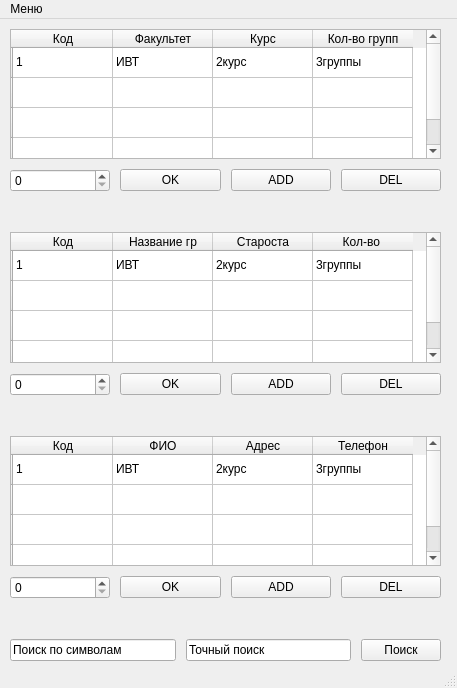
<?xml version="1.0" encoding="UTF-8"?>
<ui version="4.0">
 <class>MainWindow</class>
 <widget class="QMainWindow" name="MainWindow">
  <property name="geometry">
   <rect>
    <x>0</x>
    <y>0</y>
    <width>457</width>
    <height>688</height>
   </rect>
  </property>
  <property name="windowTitle">
   <string>MainWindow</string>
  </property>
  <widget class="QWidget" name="centralwidget">
   <widget class="QWidget" name="verticalLayoutWidget_2">
    <property name="geometry">
     <rect>
      <x>10</x>
      <y>10</y>
      <width>431</width>
      <height>632</height>
     </rect>
    </property>
    <layout class="QVBoxLayout" name="verticalLayout_3">
     <property name="spacing">
      <number>10</number>
     </property>
     <item>
      <layout class="QVBoxLayout" name="verticalLayout">
       <property name="spacing">
        <number>20</number>
       </property>
      </layout>
     </item>
     <item>
      <layout class="QVBoxLayout" name="verticalLayout_8">
       <item>
        <widget class="QTableWidget" name="tableWidget_5">
         <row>
          <property name="text">
           <string/>
          </property>
         </row>
         <row>
          <property name="text">
           <string/>
          </property>
         </row>
         <row>
          <property name="text">
           <string/>
          </property>
         </row>
         <row>
          <property name="text">
           <string/>
          </property>
         </row>
         <column>
          <property name="text">
           <string>Код</string>
          </property>
         </column>
         <column>
          <property name="text">
           <string>Факультет</string>
          </property>
         </column>
         <column>
          <property name="text">
           <string>Курс</string>
          </property>
         </column>
         <column>
          <property name="text">
           <string>Кол-во групп</string>
          </property>
         </column>
         <item row="0" column="0">
          <property name="text">
           <string>1</string>
          </property>
         </item>
         <item row="0" column="1">
          <property name="text">
           <string>ИВТ</string>
          </property>
         </item>
         <item row="0" column="2">
          <property name="text">
           <string>2курс</string>
          </property>
         </item>
         <item row="0" column="3">
          <property name="text">
           <string>3группы</string>
          </property>
         </item>
         <item row="1" column="0">
          <property name="text">
           <string/>
          </property>
         </item>
        </widget>
       </item>
       <item>
        <layout class="QVBoxLayout" name="verticalLayout_9">
         <item>
          <layout class="QHBoxLayout" name="horizontalLayout_6">
           <property name="bottomMargin">
            <number>30</number>
           </property>
           <item>
            <widget class="QSpinBox" name="spinBox_4"/>
           </item>
           <item>
            <widget class="QPushButton" name="pushButton_11">
             <property name="text">
              <string>OK</string>
             </property>
            </widget>
           </item>
           <item>
            <widget class="QPushButton" name="pushButton_12">
             <property name="text">
              <string>ADD</string>
             </property>
            </widget>
           </item>
           <item>
            <widget class="QPushButton" name="pushButton_13">
             <property name="text">
              <string>DEL</string>
             </property>
            </widget>
           </item>
          </layout>
         </item>
        </layout>
       </item>
      </layout>
     </item>
     <item>
      <layout class="QVBoxLayout" name="verticalLayout_5">
       <item>
        <widget class="QTableWidget" name="tableWidget_4">
         <row>
          <property name="text">
           <string/>
          </property>
         </row>
         <row>
          <property name="text">
           <string/>
          </property>
         </row>
         <row>
          <property name="text">
           <string/>
          </property>
         </row>
         <row>
          <property name="text">
           <string/>
          </property>
         </row>
         <column>
          <property name="text">
           <string>Код</string>
          </property>
         </column>
         <column>
          <property name="text">
           <string>Название гр</string>
          </property>
         </column>
         <column>
          <property name="text">
           <string>Староста</string>
          </property>
         </column>
         <column>
          <property name="text">
           <string>Кол-во </string>
          </property>
         </column>
         <item row="0" column="0">
          <property name="text">
           <string>1</string>
          </property>
         </item>
         <item row="0" column="1">
          <property name="text">
           <string>ИВТ</string>
          </property>
         </item>
         <item row="0" column="2">
          <property name="text">
           <string>2курс</string>
          </property>
         </item>
         <item row="0" column="3">
          <property name="text">
           <string>3группы</string>
          </property>
         </item>
         <item row="1" column="0">
          <property name="text">
           <string/>
          </property>
         </item>
        </widget>
       </item>
       <item>
        <layout class="QVBoxLayout" name="verticalLayout_6">
         <item>
          <layout class="QHBoxLayout" name="horizontalLayout_5">
           <property name="bottomMargin">
            <number>30</number>
           </property>
           <item>
            <widget class="QSpinBox" name="spinBox_3"/>
           </item>
           <item>
            <widget class="QPushButton" name="pushButton_8">
             <property name="text">
              <string>OK</string>
             </property>
            </widget>
           </item>
           <item>
            <widget class="QPushButton" name="pushButton_9">
             <property name="text">
              <string>ADD</string>
             </property>
            </widget>
           </item>
           <item>
            <widget class="QPushButton" name="pushButton_10">
             <property name="text">
              <string>DEL</string>
             </property>
            </widget>
           </item>
          </layout>
         </item>
        </layout>
       </item>
      </layout>
     </item>
     <item>
      <layout class="QVBoxLayout" name="verticalLayout_7">
       <item>
        <widget class="QTableWidget" name="tableWidget_3">
         <row>
          <property name="text">
           <string/>
          </property>
         </row>
         <row>
          <property name="text">
           <string/>
          </property>
         </row>
         <row>
          <property name="text">
           <string/>
          </property>
         </row>
         <row>
          <property name="text">
           <string/>
          </property>
         </row>
         <column>
          <property name="text">
           <string>Код</string>
          </property>
         </column>
         <column>
          <property name="text">
           <string>ФИО</string>
          </property>
         </column>
         <column>
          <property name="text">
           <string>Адрес</string>
          </property>
         </column>
         <column>
          <property name="text">
           <string>Телефон</string>
          </property>
         </column>
         <item row="0" column="0">
          <property name="text">
           <string>1</string>
          </property>
         </item>
         <item row="0" column="1">
          <property name="text">
           <string>ИВТ</string>
          </property>
         </item>
         <item row="0" column="2">
          <property name="text">
           <string>2курс</string>
          </property>
         </item>
         <item row="0" column="3">
          <property name="text">
           <string>3группы</string>
          </property>
         </item>
         <item row="1" column="0">
          <property name="text">
           <string/>
          </property>
         </item>
        </widget>
       </item>
       <item>
        <layout class="QHBoxLayout" name="horizontalLayout_4">
         <property name="bottomMargin">
          <number>30</number>
         </property>
         <item>
          <widget class="QSpinBox" name="spinBox_2"/>
         </item>
         <item>
          <widget class="QPushButton" name="pushButton_5">
           <property name="text">
            <string>OK</string>
           </property>
          </widget>
         </item>
         <item>
          <widget class="QPushButton" name="pushButton_6">
           <property name="text">
            <string>ADD</string>
           </property>
          </widget>
         </item>
         <item>
          <widget class="QPushButton" name="pushButton_7">
           <property name="text">
            <string>DEL</string>
           </property>
          </widget>
         </item>
        </layout>
       </item>
      </layout>
     </item>
     <item>
      <layout class="QHBoxLayout" name="horizontalLayout">
       <item>
        <widget class="QLineEdit" name="lineEdit_2">
         <property name="inputMask">
          <string>Поиск по символам</string>
         </property>
         <property name="text">
          <string>Поиск по символам</string>
         </property>
        </widget>
       </item>
       <item>
        <widget class="QLineEdit" name="lineEdit">
         <property name="inputMask">
          <string>Точный поиск</string>
         </property>
         <property name="text">
          <string>Точный поиск</string>
         </property>
        </widget>
       </item>
       <item>
        <widget class="QPushButton" name="pushButton">
         <property name="text">
          <string>Поиск</string>
         </property>
        </widget>
       </item>
      </layout>
     </item>
    </layout>
   </widget>
  </widget>
  <widget class="QMenuBar" name="menubar">
   <property name="geometry">
    <rect>
     <x>0</x>
     <y>0</y>
     <width>457</width>
     <height>21</height>
    </rect>
   </property>
   <widget class="QMenu" name="menu">
    <property name="title">
     <string>Меню</string>
    </property>
   </widget>
   <addaction name="menu"/>
  </widget>
  <widget class="QStatusBar" name="statusbar"/>
 </widget>
 <resources/>
 <connections/>
</ui>
